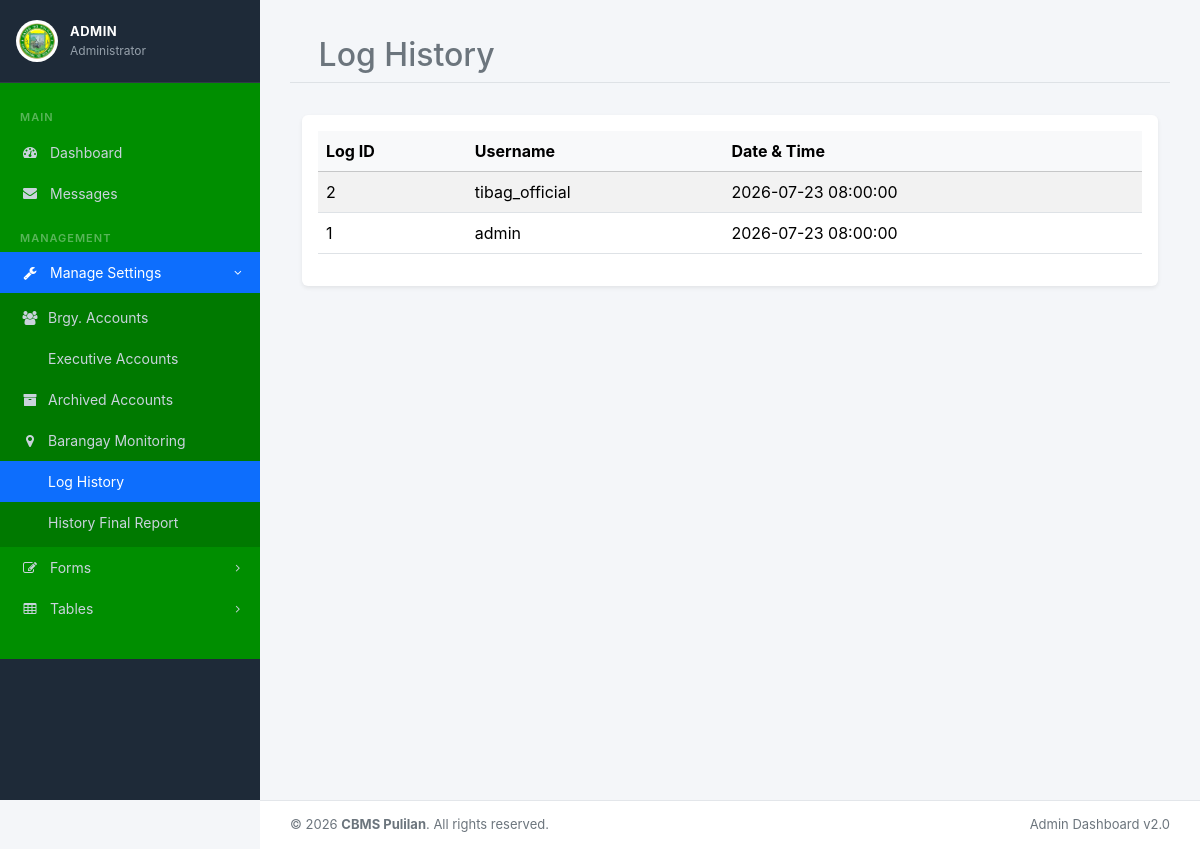
/admin/loghistory.php (signed in), run on the app's committed database.
### tables this page shows
CREATE TABLE IF NOT EXISTS `loghistory` (
  `log_id` int NOT NULL AUTO_INCREMENT,
  `username` varchar(80) NOT NULL,
  `datetime` timestamp NOT NULL DEFAULT CURRENT_TIMESTAMP ON UPDATE CURRENT_TIMESTAMP,
  PRIMARY KEY (`log_id`)
);

### admin/loghistory.php (the view, shortened to what this page needs)
<?php
include __DIR__ . '/navbar.php';
?>
<div class="container-fluid">
    <div class="row mb-3">
        <div class="col-12 d-flex justify-content-between align-items-center mt-3 mb-3 border-bottom pb-2">
            <h2 class="text-secondary mb-0">
                <i class="fa fa-history me-2"></i> Log History
            </h2>
        </div>
    </div>
    <div class="card shadow-sm border-0">
        <div class="card-body">
            <div class="table-responsive">
                <table class="table table-hover table-striped" id="logHistoryTable">
                    <thead class="table-light">
                        <tr>
                            <th>Log ID</th>
                            <th>Username</th>
                            <th>Date & Time</th>
                        </tr>
                    </thead>
                    <tbody>
                        <?php
                        $show_record_query = mysqli_query($connection, "SELECT * FROM loghistory ORDER BY log_id DESC");
                        if ($show_record_query && mysqli_num_rows($show_record_query) > 0) {
                            while ($result = mysqli_fetch_assoc($show_record_query)) {
                        ?>
                        <tr>
                            <td><?php echo htmlspecialchars($result['log_id']); ?></td>
                            <td><?php echo htmlspecialchars($result['username']); ?></td>
                            <td><?php echo htmlspecialchars($result['datetime']); ?></td>
                        </tr>
                        <?php
                            }
                        } else {
                            echo '<tr><td colspan="3" class="text-center">No log history found.</td></tr>';
                        }
                        ?>
                    </tbody>
                </table>
            </div>
        </div>
    </div>
</div>

### assets/css/admin-layout.css (style rules this page uses)
:root { --sidebar-width: 260px; --sidebar-bg: #1e2a38; --sidebar-bg-active: #2b3a4d; --sidebar-accent: #0d6efd; --sidebar-text: #c9d3dc; --sidebar-text-active: #ffffff; }
* { box-sizing: border-box; }
body { background-color: #f4f6f9; margin: 0; font-family: -apple-system, BlinkMacSystemFont, "Segoe UI", Roboto, Arial, sans-serif; }

### data on the page
loghistory: log_id "2", username "tibag_official", datetime "2026-07-23 08:00:00"
loghistory: log_id "1", username "admin", datetime "2026-07-23 08:00:00"

### other printed values
$_SESSION['username'] "ADMIN"
